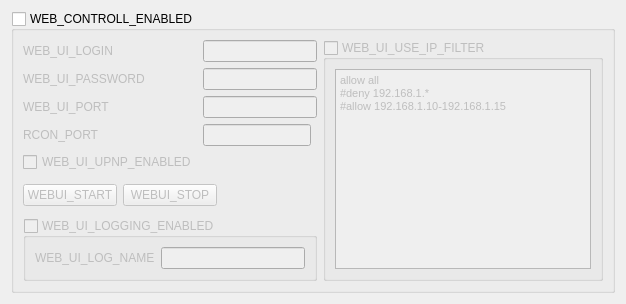
     <widget class="QWidget" name="tab_5">
      <attribute name="title">
       <string>TAB_WEB_CONTROL</string>
      </attribute>
      <layout class="QGridLayout" name="gridLayout_20">
       <item row="0" column="0">
        <widget class="QGroupBox" name="webUIGroupBox">
         <property name="maximumSize">
          <size>
           <width>100500</width>
           <height>100500</height>
          </size>
         </property>
         <property name="title">
          <string>WEB_CONTROLL_ENABLED</string>
         </property>
         <property name="checkable">
          <bool>true</bool>
         </property>
         <property name="checked">
          <bool>false</bool>
         </property>
         <layout class="QGridLayout" name="gridLayout_18">
          <item row="0" column="3" rowspan="9">
           <widget class="QGroupBox" name="IPFilterGroupBox">
            <property name="title">
             <string>WEB_UI_USE_IP_FILTER</string>
            </property>
            <property name="checkable">
             <bool>true</bool>
            </property>
            <property name="checked">
             <bool>false</bool>
            </property>
            <layout class="QGridLayout" name="gridLayout_16">
             <item row="0" column="0">
              <widget class="QTextEdit" name="ipFilterTextEdit">
               <property name="html">
                <string>&lt;!DOCTYPE HTML PUBLIC &quot;-//W3C//DTD HTML 4.0//EN&quot; &quot;http://www.w3.org/TR/REC-html40/strict.dtd&quot;&gt;
&lt;html&gt;&lt;head&gt;&lt;meta name=&quot;qrichtext&quot; content=&quot;1&quot; /&gt;&lt;style type=&quot;text/css&quot;&gt;
p, li { white-space: pre-wrap; }
&lt;/style&gt;&lt;/head&gt;&lt;body style=&quot; font-family:'MS Shell Dlg 2'; font-size:8.25pt; font-weight:400; font-style:normal;&quot;&gt;
&lt;p style=&quot; margin-top:0px; margin-bottom:0px; margin-left:0px; margin-right:0px; -qt-block-indent:0; text-indent:0px;&quot;&gt;&lt;span style=&quot; font-size:8pt;&quot;&gt;allow all &lt;/span&gt;&lt;/p&gt;
&lt;p style=&quot; margin-top:0px; margin-bottom:0px; margin-left:0px; margin-right:0px; -qt-block-indent:0; text-indent:0px;&quot;&gt;&lt;span style=&quot; font-size:8pt;&quot;&gt;#deny 192.168.1.* &lt;/span&gt;&lt;/p&gt;
&lt;p style=&quot; margin-top:0px; margin-bottom:0px; margin-left:0px; margin-right:0px; -qt-block-indent:0; text-indent:0px;&quot;&gt;&lt;span style=&quot; font-size:8pt;&quot;&gt;#allow 192.168.1.10-192.168.1.15&lt;/span&gt;&lt;/p&gt;&lt;/body&gt;&lt;/html&gt;</string>
               </property>
              </widget>
             </item>
            </layout>
           </widget>
          </item>
          <item row="8" column="0" colspan="3">
           <widget class="QGroupBox" name="webUILogginGroupBox">
            <property name="maximumSize">
             <size>
              <width>16777215</width>
              <height>16777215</height>
             </size>
            </property>
            <property name="title">
             <string>WEB_UI_LOGGING_ENABLED</string>
            </property>
            <property name="checkable">
             <bool>true</bool>
            </property>
            <property name="checked">
             <bool>false</bool>
            </property>
            <layout class="QGridLayout" name="gridLayout_21">
             <item row="1" column="0" colspan="3">
              <layout class="QHBoxLayout" name="horizontalLayout">
               <item>
                <widget class="QLabel" name="label_22">
                 <property name="text">
                  <string>WEB_UI_LOG_NAME</string>
                 </property>
                </widget>
               </item>
               <item>
                <widget class="QLineEdit" name="logLineEdit"/>
               </item>
              </layout>
             </item>
            </layout>
           </widget>
          </item>
          <item row="1" column="0">
           <widget class="QLabel" name="label_18">
            <property name="text">
             <string>WEB_UI_PASSWORD</string>
            </property>
           </widget>
          </item>
          <item row="0" column="0">
           <widget class="QLabel" name="label_10">
            <property name="text">
             <string>WEB_UI_LOGIN</string>
            </property>
           </widget>
          </item>
          <item row="4" column="0">
           <widget class="QCheckBox" name="upnpCheckBox">
            <property name="text">
             <string>WEB_UI_UPNP_ENABLED</string>
            </property>
           </widget>
          </item>
          <item row="2" column="0">
           <widget class="QLabel" name="label_21">
            <property name="text">
             <string>WEB_UI_PORT</string>
            </property>
           </widget>
          </item>
          <item row="0" column="1" colspan="2">
           <widget class="QLineEdit" name="loginLineEdit"/>
          </item>
          <item row="1" column="1" colspan="2">
           <widget class="QLineEdit" name="passwordLineEdit">
            <property name="echoMode">
             <enum>QLineEdit::Password</enum>
            </property>
           </widget>
          </item>
          <item row="2" column="1" colspan="2">
           <widget class="QLineEdit" name="webPortLineEdit"/>
          </item>
          <item row="6" column="0" colspan="3">
           <layout class="QHBoxLayout" name="horizontalLayout_2">
            <item>
             <widget class="QPushButton" name="pushButton">
              <property name="text">
               <string>WEBUI_START</string>
              </property>
             </widget>
            </item>
            <item>
             <widget class="QPushButton" name="pushButton_2">
              <property name="text">
               <string>WEBUI_STOP</string>
              </property>
             </widget>
            </item>
            <item>
             <widget class="QLabel" name="RunningLabel">
              <property name="enabled">
               <bool>false</bool>
              </property>
              <property name="text">
               <string/>
              </property>
              <property name="pixmap">
               <pixmap resource="ltorrent.qrc">:/icons/upload.ico</pixmap>
              </property>
             </widget>
            </item>
           </layout>
          </item>
          <item row="3" column="0">
           <widget class="QLabel" name="label_23">
            <property name="text">
             <string>RCON_PORT</string>
            </property>
           </widget>
          </item>
          <item row="3" column="1">
           <widget class="QLineEdit" name="rconPortLineEdit"/>
          </item>
         </layout>
        </widget>
       </item>
      </layout>
     </widget>
